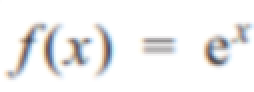
#> input picture Statistics & Probability/Transformation/Normalization/images/exp.png, 127 x 46 px (shown 2 times larger)
$ jupyter execute 'exponential transformation.ipynb'
#> lines starting #> are read from the running program, lines starting #| are printed output that depends on the picture
1. [Exponential Transformation - Gaussian](#exponential-transformation---gaussian)

#### Exponential Transformation - Gaussian:
- reduces skewness and kurtosis of data
    - reduce left skew
        - stretches the right tail and compresses the left tail but doesn't create the symmetrical bell shape of a normal distribution
- works with positive and zero values
- e to the power value is applied to the data for transformation
    - e value = 2.718 (Euler's number)
- reduces the impact of outliers
- works with non gaussian distribution

[cell 1]
from PIL import Image
from IPython.display import display

img = Image.open('images/exp.png')
#> img is the input picture: PIL image 127x46 RGBA; mean R, G, B, A 241.5, 241.3, 241.3, 255
new_image = img.resize((240, 80))
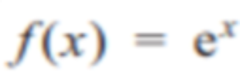
#> new_image: PIL image 240x80 RGBA; mean R, G, B, A 241.5, 241.3, 241.3, 255
display(new_image)


$ run again, with Statistics & Probability/Transformation/Normalization/images/boxcox.png copied over Statistics & Probability/Transformation/Normalization/images/exp.png
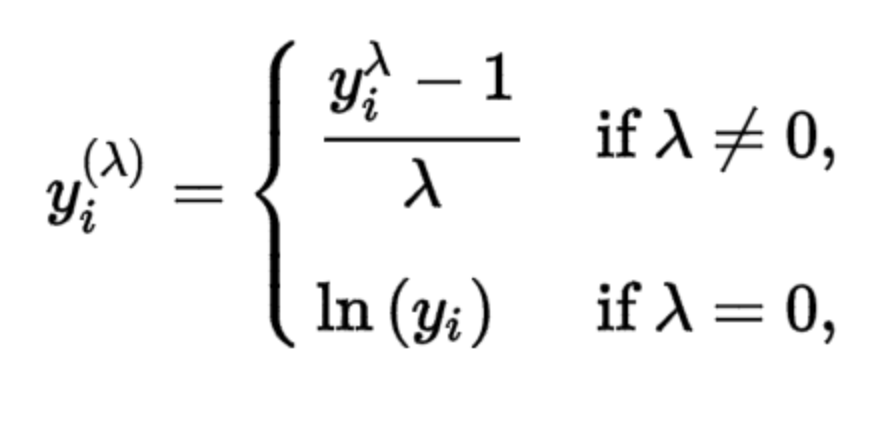
#> input picture Statistics & Probability/Transformation/Normalization/images/boxcox.png, 884 x 422 px
#> img is the input picture: PIL image 884x422 P; mean R, G, B 244.7, 244.7, 244.7
#> `new_image = img.resize((240, 80))`:
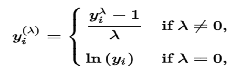
#> new_image: PIL image 240x80 P; min 0, max 255, mean 244.5

$ run again, with Statistics & Probability/Transformation/Normalization/images/cube.png copied over Statistics & Probability/Transformation/Normalization/images/exp.png
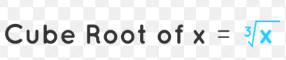
#> input picture Statistics & Probability/Transformation/Normalization/images/cube.png, 286 x 60 px
#> img is the input picture: PIL image 286x60 RGBA; mean R, G, B, A 231.4, 233.4, 233.9, 255
#> `new_image = img.resize((240, 80))`:
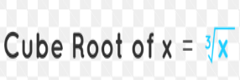
#> new_image: PIL image 240x80 RGBA; mean R, G, B, A 231.2, 233.3, 233.8, 255

$ run again, with Statistics & Probability/Transformation/Normalization/images/log.png copied over Statistics & Probability/Transformation/Normalization/images/exp.png
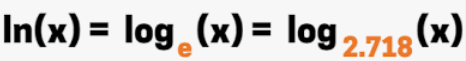
#> input picture Statistics & Probability/Transformation/Normalization/images/log.png, 466 x 61 px
#> img is the input picture: PIL image 466x61 RGBA; mean R, G, B, A 209, 205.2, 202.7, 255
#> `new_image = img.resize((240, 80))`:
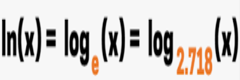
#> new_image: PIL image 240x80 RGBA; mean R, G, B, A 209.3, 205.5, 203, 255
